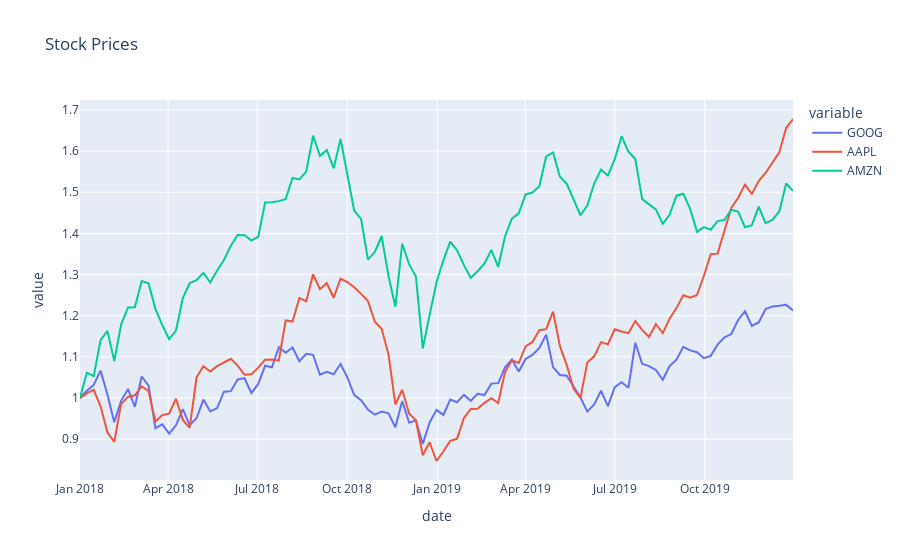

Notebook source saved alongside this figure:
### Code cell
df = px.data.stocks()
fig = px.line(df, x="date", y=["GOOG", "AAPL", "AMZN"], title="Stock Prices")
fig.show()
